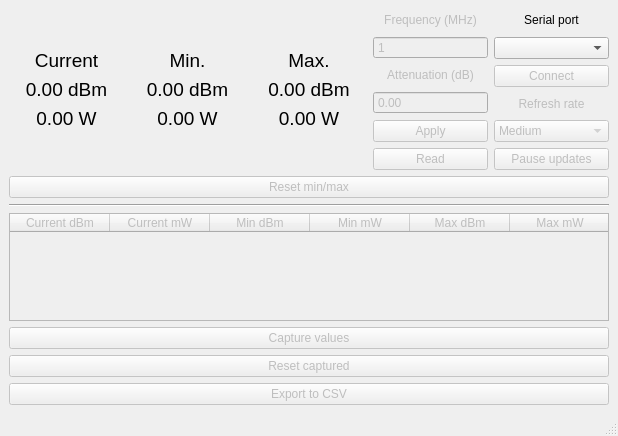
<?xml version="1.0" encoding="UTF-8"?>
<ui version="4.0">
 <class>MainWindow</class>
 <widget class="QMainWindow" name="MainWindow">
  <property name="windowModality">
   <enum>Qt::WindowModal</enum>
  </property>
  <property name="geometry">
   <rect>
    <x>0</x>
    <y>0</y>
    <width>618</width>
    <height>436</height>
   </rect>
  </property>
  <property name="windowTitle">
   <string>USB Power Meter</string>
  </property>
  <widget class="QWidget" name="centralwidget">
   <layout class="QVBoxLayout" name="verticalLayout_5">
    <item>
     <widget class="QWidget" name="horizontalLayout_2_widget" native="true">
      <property name="sizePolicy">
       <sizepolicy hsizetype="Preferred" vsizetype="Fixed">
        <horstretch>0</horstretch>
        <verstretch>0</verstretch>
       </sizepolicy>
      </property>
      <layout class="QHBoxLayout" name="horizontalLayout_2">
       <property name="spacing">
        <number>6</number>
       </property>
       <property name="sizeConstraint">
        <enum>QLayout::SetDefaultConstraint</enum>
       </property>
       <property name="leftMargin">
        <number>0</number>
       </property>
       <property name="topMargin">
        <number>0</number>
       </property>
       <property name="rightMargin">
        <number>0</number>
       </property>
       <property name="bottomMargin">
        <number>0</number>
       </property>
       <item>
        <layout class="QVBoxLayout" name="verticalLayout_3">
         <item>
          <spacer name="verticalSpacer_3">
           <property name="orientation">
            <enum>Qt::Vertical</enum>
           </property>
           <property name="sizeHint" stdset="0">
            <size>
             <width>20</width>
             <height>40</height>
            </size>
           </property>
          </spacer>
         </item>
         <item>
          <widget class="QLabel" name="label_2">
           <property name="font">
            <font>
             <pointsize>14</pointsize>
            </font>
           </property>
           <property name="text">
            <string>Current</string>
           </property>
           <property name="alignment">
            <set>Qt::AlignCenter</set>
           </property>
          </widget>
         </item>
         <item>
          <widget class="QLabel" name="curDbm">
           <property name="font">
            <font>
             <pointsize>14</pointsize>
            </font>
           </property>
           <property name="text">
            <string>0.00 dBm</string>
           </property>
           <property name="alignment">
            <set>Qt::AlignCenter</set>
           </property>
          </widget>
         </item>
         <item>
          <widget class="QLabel" name="curW">
           <property name="font">
            <font>
             <pointsize>14</pointsize>
            </font>
           </property>
           <property name="text">
            <string>0.00 W</string>
           </property>
           <property name="alignment">
            <set>Qt::AlignCenter</set>
           </property>
          </widget>
         </item>
         <item>
          <spacer name="verticalSpacer">
           <property name="orientation">
            <enum>Qt::Vertical</enum>
           </property>
           <property name="sizeHint" stdset="0">
            <size>
             <width>20</width>
             <height>40</height>
            </size>
           </property>
          </spacer>
         </item>
        </layout>
       </item>
       <item>
        <layout class="QVBoxLayout" name="verticalLayout">
         <item>
          <spacer name="verticalSpacer_5">
           <property name="orientation">
            <enum>Qt::Vertical</enum>
           </property>
           <property name="sizeHint" stdset="0">
            <size>
             <width>20</width>
             <height>40</height>
            </size>
           </property>
          </spacer>
         </item>
         <item>
          <widget class="QLabel" name="label">
           <property name="font">
            <font>
             <pointsize>14</pointsize>
            </font>
           </property>
           <property name="text">
            <string>Min.</string>
           </property>
           <property name="alignment">
            <set>Qt::AlignCenter</set>
           </property>
          </widget>
         </item>
         <item>
          <widget class="QLabel" name="minDbm">
           <property name="font">
            <font>
             <pointsize>14</pointsize>
            </font>
           </property>
           <property name="text">
            <string>0.00 dBm</string>
           </property>
           <property name="alignment">
            <set>Qt::AlignCenter</set>
           </property>
          </widget>
         </item>
         <item>
          <widget class="QLabel" name="minW">
           <property name="font">
            <font>
             <pointsize>14</pointsize>
            </font>
           </property>
           <property name="text">
            <string>0.00 W</string>
           </property>
           <property name="alignment">
            <set>Qt::AlignCenter</set>
           </property>
          </widget>
         </item>
         <item>
          <spacer name="verticalSpacer_4">
           <property name="orientation">
            <enum>Qt::Vertical</enum>
           </property>
           <property name="sizeHint" stdset="0">
            <size>
             <width>20</width>
             <height>40</height>
            </size>
           </property>
          </spacer>
         </item>
        </layout>
       </item>
       <item>
        <layout class="QVBoxLayout" name="verticalLayout_2">
         <item>
          <spacer name="verticalSpacer_7">
           <property name="orientation">
            <enum>Qt::Vertical</enum>
           </property>
           <property name="sizeHint" stdset="0">
            <size>
             <width>20</width>
             <height>40</height>
            </size>
           </property>
          </spacer>
         </item>
         <item>
          <widget class="QLabel" name="label_4">
           <property name="font">
            <font>
             <pointsize>14</pointsize>
            </font>
           </property>
           <property name="text">
            <string>Max.</string>
           </property>
           <property name="alignment">
            <set>Qt::AlignCenter</set>
           </property>
          </widget>
         </item>
         <item>
          <widget class="QLabel" name="maxDbm">
           <property name="font">
            <font>
             <pointsize>14</pointsize>
            </font>
           </property>
           <property name="text">
            <string>0.00 dBm</string>
           </property>
           <property name="alignment">
            <set>Qt::AlignCenter</set>
           </property>
          </widget>
         </item>
         <item>
          <widget class="QLabel" name="maxW">
           <property name="font">
            <font>
             <pointsize>14</pointsize>
            </font>
           </property>
           <property name="text">
            <string>0.00 W</string>
           </property>
           <property name="alignment">
            <set>Qt::AlignCenter</set>
           </property>
          </widget>
         </item>
         <item>
          <spacer name="verticalSpacer_6">
           <property name="enabled">
            <bool>false</bool>
           </property>
           <property name="orientation">
            <enum>Qt::Vertical</enum>
           </property>
           <property name="sizeHint" stdset="0">
            <size>
             <width>20</width>
             <height>40</height>
            </size>
           </property>
          </spacer>
         </item>
        </layout>
       </item>
       <item>
        <layout class="QVBoxLayout" name="verticalLayout_6">
         <item>
          <widget class="QLabel" name="frequencyLabel">
           <property name="enabled">
            <bool>false</bool>
           </property>
           <property name="text">
            <string>Frequency (MHz)</string>
           </property>
           <property name="alignment">
            <set>Qt::AlignCenter</set>
           </property>
          </widget>
         </item>
         <item>
          <widget class="QSpinBox" name="frequency">
           <property name="enabled">
            <bool>false</bool>
           </property>
           <property name="focusPolicy">
            <enum>Qt::StrongFocus</enum>
           </property>
           <property name="buttonSymbols">
            <enum>QAbstractSpinBox::NoButtons</enum>
           </property>
           <property name="minimum">
            <number>1</number>
           </property>
           <property name="maximum">
            <number>9999</number>
           </property>
           <property name="value">
            <number>1</number>
           </property>
          </widget>
         </item>
         <item>
          <widget class="QLabel" name="attenuationLabel">
           <property name="enabled">
            <bool>false</bool>
           </property>
           <property name="text">
            <string>Attenuation (dB)</string>
           </property>
           <property name="alignment">
            <set>Qt::AlignCenter</set>
           </property>
          </widget>
         </item>
         <item>
          <widget class="QDoubleSpinBox" name="attenuation">
           <property name="enabled">
            <bool>false</bool>
           </property>
           <property name="focusPolicy">
            <enum>Qt::WheelFocus</enum>
           </property>
           <property name="buttonSymbols">
            <enum>QAbstractSpinBox::NoButtons</enum>
           </property>
          </widget>
         </item>
         <item>
          <widget class="QPushButton" name="applySettingsBtn">
           <property name="enabled">
            <bool>false</bool>
           </property>
           <property name="text">
            <string>Apply</string>
           </property>
          </widget>
         </item>
         <item>
          <widget class="QPushButton" name="readSettingsBtn">
           <property name="enabled">
            <bool>false</bool>
           </property>
           <property name="text">
            <string>Read</string>
           </property>
          </widget>
         </item>
        </layout>
       </item>
       <item>
        <layout class="QVBoxLayout" name="verticalLayout_4">
         <item>
          <widget class="QLabel" name="label_3">
           <property name="enabled">
            <bool>true</bool>
           </property>
           <property name="text">
            <string>Serial port</string>
           </property>
           <property name="alignment">
            <set>Qt::AlignCenter</set>
           </property>
          </widget>
         </item>
         <item>
          <widget class="QComboBox" name="comPorts">
           <property name="enabled">
            <bool>true</bool>
           </property>
           <property name="focusPolicy">
            <enum>Qt::StrongFocus</enum>
           </property>
          </widget>
         </item>
         <item>
          <widget class="QPushButton" name="connectBtn">
           <property name="enabled">
            <bool>false</bool>
           </property>
           <property name="text">
            <string>Connect</string>
           </property>
          </widget>
         </item>
         <item>
          <widget class="QLabel" name="updateSpeedLabel">
           <property name="enabled">
            <bool>false</bool>
           </property>
           <property name="text">
            <string>Refresh rate</string>
           </property>
           <property name="alignment">
            <set>Qt::AlignCenter</set>
           </property>
          </widget>
         </item>
         <item>
          <widget class="QComboBox" name="updateSpeed">
           <property name="enabled">
            <bool>false</bool>
           </property>
           <property name="focusPolicy">
            <enum>Qt::StrongFocus</enum>
           </property>
           <property name="toolTip">
            <string>Data update rate of 1x, 2x or 10x per second</string>
           </property>
           <property name="toolTipDuration">
            <number>3000</number>
           </property>
           <property name="currentText">
            <string>Medium</string>
           </property>
           <property name="currentIndex">
            <number>1</number>
           </property>
           <property name="placeholderText">
            <string/>
           </property>
           <item>
            <property name="text">
             <string>Slow</string>
            </property>
           </item>
           <item>
            <property name="text">
             <string>Medium</string>
            </property>
           </item>
           <item>
            <property name="text">
             <string>Fast</string>
            </property>
           </item>
          </widget>
         </item>
         <item>
          <widget class="QPushButton" name="pauseBtn">
           <property name="enabled">
            <bool>false</bool>
           </property>
           <property name="text">
            <string>Pause updates</string>
           </property>
          </widget>
         </item>
        </layout>
       </item>
      </layout>
     </widget>
    </item>
    <item>
     <widget class="QPushButton" name="resetStatsBtn">
      <property name="enabled">
       <bool>false</bool>
      </property>
      <property name="text">
       <string>Reset min/max</string>
      </property>
     </widget>
    </item>
    <item>
     <widget class="Line" name="line">
      <property name="orientation">
       <enum>Qt::Horizontal</enum>
      </property>
     </widget>
    </item>
    <item>
     <widget class="QTableWidget" name="capturedValues">
      <property name="enabled">
       <bool>false</bool>
      </property>
      <property name="sizePolicy">
       <sizepolicy hsizetype="Expanding" vsizetype="Expanding">
        <horstretch>0</horstretch>
        <verstretch>0</verstretch>
       </sizepolicy>
      </property>
      <property name="minimumSize">
       <size>
        <width>600</width>
        <height>0</height>
       </size>
      </property>
      <property name="toolTip">
       <string>Note: click on any power-unit-related column header to switch between W, mW and uW</string>
      </property>
      <property name="toolTipDuration">
       <number>5000</number>
      </property>
      <property name="statusTip">
       <string/>
      </property>
      <property name="frameShape">
       <enum>QFrame::StyledPanel</enum>
      </property>
      <property name="frameShadow">
       <enum>QFrame::Sunken</enum>
      </property>
      <property name="horizontalScrollBarPolicy">
       <enum>Qt::ScrollBarAlwaysOff</enum>
      </property>
      <property name="sizeAdjustPolicy">
       <enum>QAbstractScrollArea::AdjustIgnored</enum>
      </property>
      <property name="gridStyle">
       <enum>Qt::SolidLine</enum>
      </property>
      <attribute name="horizontalHeaderVisible">
       <bool>true</bool>
      </attribute>
      <attribute name="horizontalHeaderCascadingSectionResizes">
       <bool>false</bool>
      </attribute>
      <attribute name="horizontalHeaderShowSortIndicator" stdset="0">
       <bool>false</bool>
      </attribute>
      <attribute name="horizontalHeaderStretchLastSection">
       <bool>true</bool>
      </attribute>
      <attribute name="verticalHeaderCascadingSectionResizes">
       <bool>false</bool>
      </attribute>
      <attribute name="verticalHeaderStretchLastSection">
       <bool>false</bool>
      </attribute>
      <column>
       <property name="text">
        <string>Current dBm</string>
       </property>
      </column>
      <column>
       <property name="text">
        <string>Current mW</string>
       </property>
      </column>
      <column>
       <property name="text">
        <string>Min dBm</string>
       </property>
      </column>
      <column>
       <property name="text">
        <string>Min mW</string>
       </property>
      </column>
      <column>
       <property name="text">
        <string>Max dBm</string>
       </property>
      </column>
      <column>
       <property name="text">
        <string>Max mW</string>
       </property>
      </column>
     </widget>
    </item>
    <item>
     <widget class="QPushButton" name="captureBtn">
      <property name="enabled">
       <bool>false</bool>
      </property>
      <property name="toolTip">
       <string>Captures current, min and max values into a table slot</string>
      </property>
      <property name="toolTipDuration">
       <number>3000</number>
      </property>
      <property name="text">
       <string>Capture values</string>
      </property>
     </widget>
    </item>
    <item>
     <widget class="QPushButton" name="resetCapturedBtn">
      <property name="enabled">
       <bool>false</bool>
      </property>
      <property name="toolTip">
       <string>Clears the table with captured values</string>
      </property>
      <property name="toolTipDuration">
       <number>3000</number>
      </property>
      <property name="text">
       <string>Reset captured</string>
      </property>
     </widget>
    </item>
    <item>
     <widget class="QPushButton" name="exportBtn">
      <property name="enabled">
       <bool>false</bool>
      </property>
      <property name="text">
       <string>Export to CSV</string>
      </property>
     </widget>
    </item>
   </layout>
  </widget>
  <widget class="QStatusBar" name="statusBar"/>
 </widget>
 <resources/>
 <connections/>
</ui>
